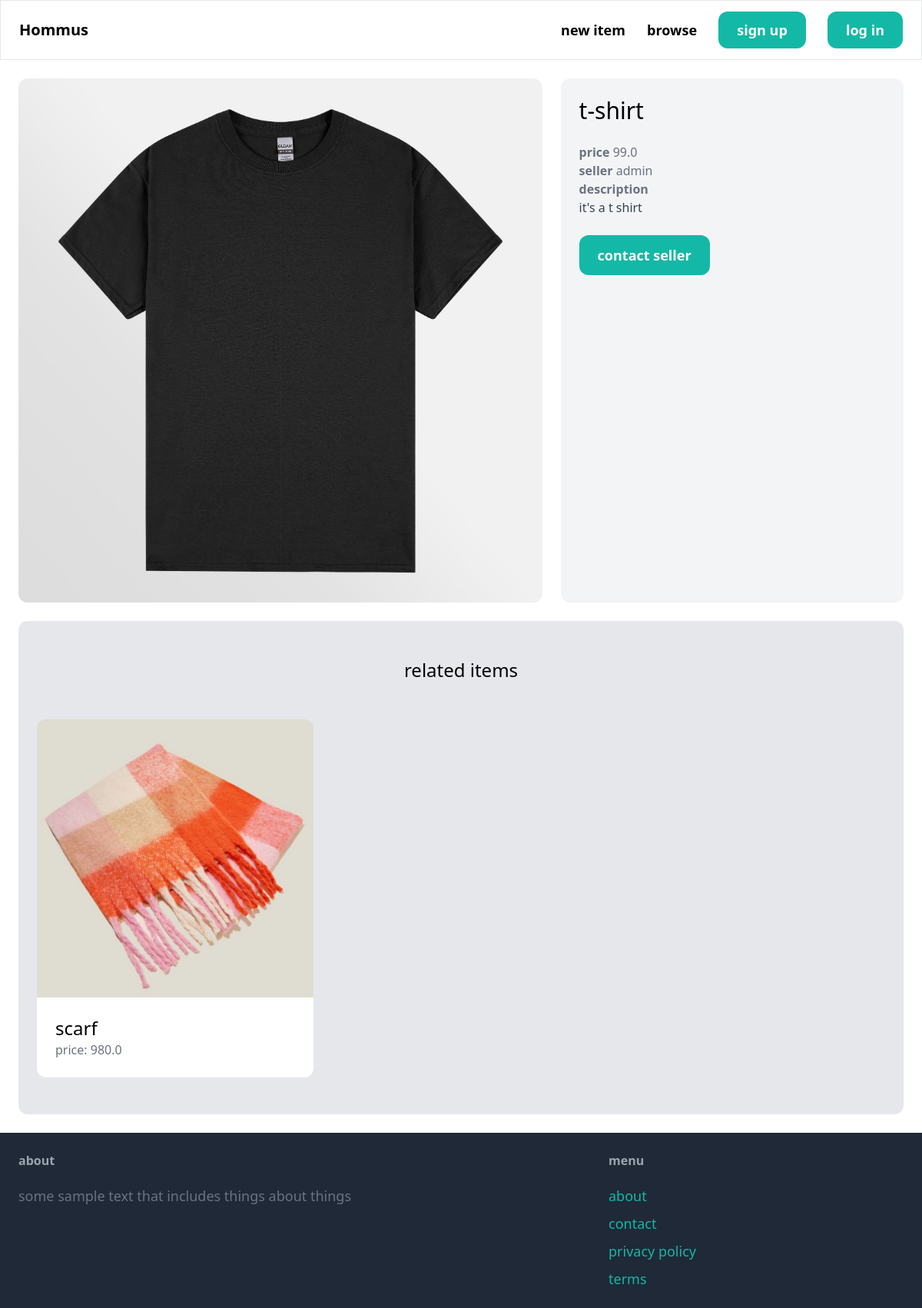
Page /items/1/ on the committed database.
### item/models.py (models this page shows, shortened)
class Item(models.Model):
    category = models.ForeignKey(Category, related_name='items', on_delete=models.CASCADE)
    name = models.CharField(max_length=255)
    description = models.TextField(blank=True,null=True)
    price = models.FloatField()
    image = models.ImageField(upload_to='item_images', blank=True, null=True)
    is_sold = models.BooleanField(default=False)
    created_by = models.ForeignKey(User, related_name='items', on_delete=models.CASCADE)
    created_at = models.DateTimeField(auto_now_add=True)

### item/views.py (the view)
# urls.py: path('<int:pk>/', views.detail, name='detail')
def detail(request, pk):
    item = get_object_or_404(Item, pk=pk)
    related_items = Item.objects.filter(category=item.category, is_sold=False).exclude(pk=pk)[0:3]
    return render(request, 'item/detail.html', {
        'item': item,
        'related_items': related_items
    })

### item/templates/item/detail.html (shortened to what this page needs)
{% extends "core/base.html" %}
{% block content %}
    <div class="grid grid-cols-5 gap-6">
        <div class="col-span-3">
            <img src="{{ item.image.url }}" class="rounded-xl">
        </div>
        <div class="col-span-2 p-6 bg-gray-100 rounded-xl">
            <h1 class="mb-6 text-3xl">{{ item.name }}</h1>
            <p class="text-gray-500"><strong>price</strong> {{ item.price }}</p>
            <p class="text-gray-500"><strong>seller</strong> {{ item.created_by }}</p>
            {% if item.description %}
                <p class="text-gray-700">
                    <strong class="text-gray-500">description</strong> <br>
                    {{ item.description }}
                </p>
            {% endif %}
            <a href="#" class="inline-block mt-6 px-6 py-3 text-lg font-semibold bg-teal-500 text-white rounded-xl hover:bg-teal-700">contact seller</a>
        </div>
    </div>
    {% if related_items %}
    <div class="mt-6 px-6 py-12 bg-gray-200 rounded-xl">
        <h2 class="mb-12 text-2xl text-center">related items</h2>
        <div class="grid grid-cols-3 gap-3">
            {% for item in related_items %}
                <div>
                    <a href="{% url "item:detail" item.id %}">
                        <div>
                            <img src="{{ item.image.url }}" class="rounded-t-xl">
                        </div>
                        <div class="p-6 bg-white rounded-b-xl">
                            <h2 class="text-2xl">{{ item.name }}</h2>
                            <p class="text-gray-500">price: {{ item.price }}</p>
                        </div>
                    </a>
                </div>
            {% endfor %}
        </div>
    </div>
    {% endif %}
{% endblock content %}

### rows in the picture
Item: image (picture), name "t-shirt", price "99.0", created_by "admin", description "it's a t shirt"
Item: image (picture), name "scarf", price "980.0"
